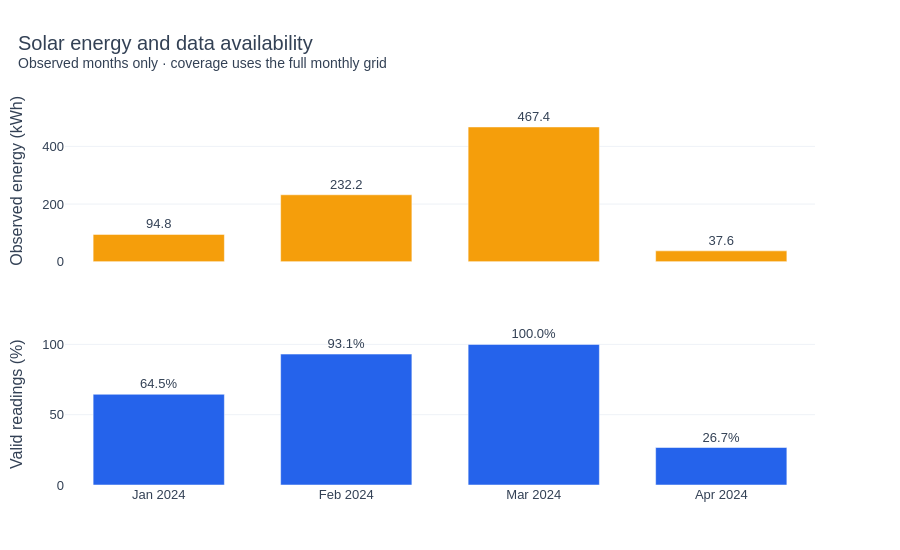

Here is the notebook cell this chart was saved with:
### Markdown cell above
### ☀️ 3. How much solar output did we actually observe?
The full five-second timeline shows energy from valid readings and the fraction of readings available each month. Missing periods are not counted as zero generation. The energy shown is measured coverage, not a complete annual yield.

### Code cell
with stage("five-second solar energy and coverage", logger=log):
    solar_daily = (
        telemetry.select(
            pl.col("WsDateTime").dt.convert_time_zone(TIMEZONE).dt.date().alias("Date"),
            pl.when(pl.col(target_sensor).is_finite())
            .then(pl.col(target_sensor) / 1000).otherwise(None).alias("kw"),
        )
        .group_by("Date")
        .agg(
            pl.len().alias("grid_samples"),
            pl.col("kw").count().alias("valid_samples"),
            (pl.col("kw").sum() * 5 / 3600).alias("observed_kwh"),
            pl.col("kw").max().alias("peak_kw"),
        )
        .collect(engine="streaming").sort("Date")
    )

monthly = (
    solar_daily.with_columns(pl.col("Date").dt.truncate("1mo").alias("Month"))
    .group_by("Month")
    .agg(pl.col("grid_samples", "valid_samples", "observed_kwh").sum(),
         pl.col("peak_kw").max())
    .sort("Month")
    .with_columns((100 * pl.col("valid_samples") / pl.col("grid_samples")).alias("coverage_pct"))
)
observed = monthly.filter(pl.col("valid_samples") > 0)
if observed.is_empty():
    raise ValueError("No valid solar readings.")

# Crop only the chart; keep gaps inside the observed period.
shown = monthly.filter(pl.col("Month").is_between(observed["Month"].min(), observed["Month"].max()))
fig = make_subplots(rows=2, cols=1, shared_xaxes=True, vertical_spacing=0.16)
for row, column, color, label in [
    (1, "observed_kwh", ORANGE, "Observed energy (kWh)"),
    (2, "coverage_pct", BLUE, "Valid readings (%)"),
]:
    fig.add_trace(go.Bar(
        x=shown["Month"].dt.strftime("%b %Y").to_list(),
        y=shown[column].to_list(), marker_color=color, showlegend=False,
        text=[f"{v:.1f}" + ("%" if row == 2 else "") for v in shown[column]],
        textposition="outside",
    ), row=row, col=1)
    fig.update_yaxes(title=label, rangemode="tozero", row=row, col=1)

fig.update_yaxes(range=[0, 115], row=2, col=1)
polish(fig, "Solar energy and data availability",
       "Observed months only · coverage uses the full monthly grid", height=550)

observed_energy = float(solar_daily["observed_kwh"].sum())
actual_peak_kw = float(solar_daily["peak_kw"].max())
report(
    f"We observed **{observed_energy:,.1f} kWh**, with a peak of **{actual_peak_kw:.2f} kW**.\n\n"
    "Missing readings are not zero generation. Partly observed months "
    "cannot be compared fairly with complete months."
)

### Figure 1 — Plotly figure (JSON) as saved in the notebook; plotly's stock layout.template omitted (floating-point values rounded to 4 significant figures)
{"data": [{"cliponaxis": false, "marker": {"color": "#f59e0b"}, "showlegend": false, "text": ["94.8", "232.2", "467.4", "37.6"], "textposition": "outside", "type": "bar", "x": ["Jan 2024", "Feb 2024", "Mar 2024", "Apr 2024"], "xaxis": "x", "y": [94.76, 232.2, 467.4, 37.62], "yaxis": "y"}, {"cliponaxis": false, "marker": {"color": "#2563eb"}, "showlegend": false, "text": ["64.5%", "93.1%", "100.0%", "26.7%"], "textposition": "outside", "type": "bar", "x": ["Jan 2024", "Feb 2024", "Mar 2024", "Apr 2024"], "xaxis": "x2", "y": [64.52, 93.1, 100, 26.67], "yaxis": "y2"}], "layout": {"bargap": 0.3, "font": {"color": "#334155", "family": "Arial", "size": 13}, "height": 550, "hoverlabel": {"bgcolor": "white"}, "legend": {"orientation": "h", "x": 0, "y": 1.01, "yanchor": "bottom"}, "margin": {"b": 65, "l": 65, "r": 85, "t": 100}, "paper_bgcolor": "white", "plot_bgcolor": "white", "title": {"font": {"size": 20}, "text": "Solar energy and data availability<br><sup>Observed months only · coverage uses the full monthly grid</sup>", "x": 0.02}, "xaxis": {"anchor": "y", "automargin": true, "domain": [0, 1], "matches": "x2", "showgrid": false, "showticklabels": false, "zeroline": false}, "xaxis2": {"anchor": "y2", "automargin": true, "domain": [0, 1], "showgrid": false, "zeroline": false}, "yaxis": {"anchor": "x", "automargin": true, "domain": [0.58, 1], "gridcolor": "#eef2f7", "range": [0, 560.9], "rangemode": "tozero", "title": {"text": "Observed energy (kWh)"}, "zeroline": false}, "yaxis2": {"anchor": "x2", "automargin": true, "domain": [0, 0.42], "gridcolor": "#eef2f7", "range": [0, 115], "rangemode": "tozero", "title": {"text": "Valid readings (%)"}, "zeroline": false}}}
